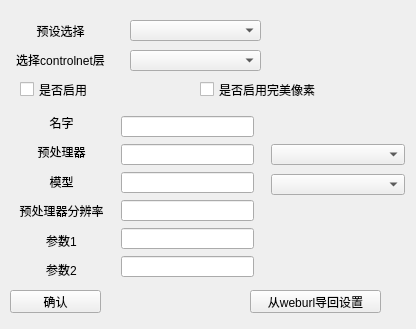
<?xml version="1.0" encoding="UTF-8"?>
<ui version="4.0">
 <class>Form</class>
 <widget class="QWidget" name="Form">
  <property name="geometry">
   <rect>
    <x>0</x>
    <y>0</y>
    <width>416</width>
    <height>329</height>
   </rect>
  </property>
  <property name="windowTitle">
   <string>Form</string>
  </property>
  <widget class="QLineEdit" name="layer_name_2">
   <property name="geometry">
    <rect>
     <x>121</x>
     <y>144</y>
     <width>133</width>
     <height>21</height>
    </rect>
   </property>
   <property name="text">
    <string/>
   </property>
  </widget>
  <widget class="QLineEdit" name="layer_name_4">
   <property name="geometry">
    <rect>
     <x>121</x>
     <y>200</y>
     <width>133</width>
     <height>21</height>
    </rect>
   </property>
   <property name="text">
    <string/>
   </property>
  </widget>
  <widget class="QLineEdit" name="layer_name_6">
   <property name="geometry">
    <rect>
     <x>121</x>
     <y>256</y>
     <width>133</width>
     <height>21</height>
    </rect>
   </property>
   <property name="text">
    <string/>
   </property>
  </widget>
  <widget class="QPushButton" name="pushButton_2">
   <property name="geometry">
    <rect>
     <x>250</x>
     <y>290</y>
     <width>131</width>
     <height>23</height>
    </rect>
   </property>
   <property name="text">
    <string>从weburl导回设置</string>
   </property>
  </widget>
  <widget class="QLineEdit" name="layer_name_5">
   <property name="geometry">
    <rect>
     <x>121</x>
     <y>228</y>
     <width>133</width>
     <height>21</height>
    </rect>
   </property>
   <property name="text">
    <string/>
   </property>
  </widget>
  <widget class="QLineEdit" name="layer_name">
   <property name="geometry">
    <rect>
     <x>121</x>
     <y>116</y>
     <width>133</width>
     <height>21</height>
    </rect>
   </property>
   <property name="text">
    <string/>
   </property>
  </widget>
  <widget class="QCheckBox" name="checkBox">
   <property name="geometry">
    <rect>
     <x>20</x>
     <y>80</y>
     <width>91</width>
     <height>19</height>
    </rect>
   </property>
   <property name="text">
    <string>是否启用</string>
   </property>
  </widget>
  <widget class="QLineEdit" name="layer_name_3">
   <property name="geometry">
    <rect>
     <x>121</x>
     <y>172</y>
     <width>133</width>
     <height>21</height>
    </rect>
   </property>
   <property name="text">
    <string/>
   </property>
  </widget>
  <widget class="QCheckBox" name="checkBox_2">
   <property name="geometry">
    <rect>
     <x>200</x>
     <y>80</y>
     <width>141</width>
     <height>19</height>
    </rect>
   </property>
   <property name="text">
    <string>是否启用完美像素</string>
   </property>
  </widget>
  <widget class="QPushButton" name="pushButton">
   <property name="geometry">
    <rect>
     <x>10</x>
     <y>290</y>
     <width>91</width>
     <height>23</height>
    </rect>
   </property>
   <property name="text">
    <string>确认</string>
   </property>
  </widget>
  <widget class="QComboBox" name="preset_combo">
   <property name="geometry">
    <rect>
     <x>130</x>
     <y>20</y>
     <width>131</width>
     <height>21</height>
    </rect>
   </property>
  </widget>
  <widget class="QComboBox" name="import_combo_2">
   <property name="geometry">
    <rect>
     <x>271</x>
     <y>174</y>
     <width>134</width>
     <height>21</height>
    </rect>
   </property>
   <property name="placeholderText">
    <string>从当前页导回后选择</string>
   </property>
  </widget>
  <widget class="QComboBox" name="import_combo">
   <property name="geometry">
    <rect>
     <x>271</x>
     <y>144</y>
     <width>134</width>
     <height>21</height>
    </rect>
   </property>
   <property name="placeholderText">
    <string>从当前页导回后选择</string>
   </property>
  </widget>
  <widget class="QComboBox" name="controlnet_layer">
   <property name="geometry">
    <rect>
     <x>130</x>
     <y>50</y>
     <width>131</width>
     <height>21</height>
    </rect>
   </property>
   <property name="placeholderText">
    <string>从当前页面导回后设置</string>
   </property>
  </widget>
  <widget class="QWidget" name="">
   <property name="geometry">
    <rect>
     <x>0</x>
     <y>20</y>
     <width>121</width>
     <height>51</height>
    </rect>
   </property>
   <layout class="QVBoxLayout" name="verticalLayout_2">
    <item>
     <widget class="QLabel" name="label_7">
      <property name="styleSheet">
       <string notr="true">center</string>
      </property>
      <property name="text">
       <string>&lt;html&gt;&lt;head/&gt;&lt;body&gt;&lt;p align=&quot;center&quot;&gt;预设选择&lt;/p&gt;&lt;/body&gt;&lt;/html&gt;</string>
      </property>
      <property name="textInteractionFlags">
       <set>Qt::LinksAccessibleByMouse</set>
      </property>
     </widget>
    </item>
    <item>
     <widget class="QLabel" name="label_8">
      <property name="styleSheet">
       <string notr="true">center</string>
      </property>
      <property name="text">
       <string>&lt;html&gt;&lt;head/&gt;&lt;body&gt;&lt;p align=&quot;center&quot;&gt;选择controlnet层&lt;/p&gt;&lt;/body&gt;&lt;/html&gt;</string>
      </property>
      <property name="textInteractionFlags">
       <set>Qt::LinksAccessibleByMouse</set>
      </property>
     </widget>
    </item>
   </layout>
  </widget>
  <widget class="QWidget" name="">
   <property name="geometry">
    <rect>
     <x>11</x>
     <y>111</y>
     <width>101</width>
     <height>171</height>
    </rect>
   </property>
   <layout class="QVBoxLayout" name="verticalLayout">
    <item>
     <widget class="QLabel" name="label">
      <property name="text">
       <string>&lt;html&gt;&lt;head/&gt;&lt;body&gt;&lt;p align=&quot;center&quot;&gt;名字&lt;/p&gt;&lt;/body&gt;&lt;/html&gt;</string>
      </property>
     </widget>
    </item>
    <item>
     <widget class="QLabel" name="label_2">
      <property name="text">
       <string>&lt;html&gt;&lt;head/&gt;&lt;body&gt;&lt;p align=&quot;center&quot;&gt;预处理器&lt;/p&gt;&lt;/body&gt;&lt;/html&gt;</string>
      </property>
     </widget>
    </item>
    <item>
     <widget class="QLabel" name="label_3">
      <property name="text">
       <string>&lt;html&gt;&lt;head/&gt;&lt;body&gt;&lt;p align=&quot;center&quot;&gt;模型&lt;/p&gt;&lt;/body&gt;&lt;/html&gt;</string>
      </property>
     </widget>
    </item>
    <item>
     <widget class="QLabel" name="label_4">
      <property name="text">
       <string>&lt;html&gt;&lt;head/&gt;&lt;body&gt;&lt;p align=&quot;center&quot;&gt;预处理器分辨率&lt;/p&gt;&lt;/body&gt;&lt;/html&gt;</string>
      </property>
     </widget>
    </item>
    <item>
     <widget class="QLabel" name="label_5">
      <property name="text">
       <string>&lt;html&gt;&lt;head/&gt;&lt;body&gt;&lt;p align=&quot;center&quot;&gt;参数1&lt;/p&gt;&lt;/body&gt;&lt;/html&gt;</string>
      </property>
     </widget>
    </item>
    <item>
     <widget class="QLabel" name="label_6">
      <property name="text">
       <string>&lt;html&gt;&lt;head/&gt;&lt;body&gt;&lt;p align=&quot;center&quot;&gt;参数2&lt;/p&gt;&lt;/body&gt;&lt;/html&gt;</string>
      </property>
     </widget>
    </item>
   </layout>
  </widget>
 </widget>
 <resources/>
 <connections/>
</ui>
